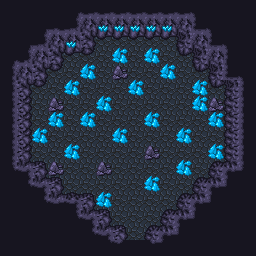

A level layout from a 2D game, rendered from its tile map. Below: a short description, then the map file with tile-grid data replaced by summaries:
An orthogonal 32x32 tile map with 8x8 px tiles, 2 tile layers (BG, FG), 2 hidden layers not drawn, 4 tilesets and 29 objects (29x Event).

<map version="1.5" tiledversion="1.5.0" orientation="orthogonal" renderorder="right-down" width="32" height="32" tilewidth="8" tileheight="8" infinite="0" nextlayerid="7" nextobjectid="30">
 <properties>
  <property name="Flags" value="" />
  <property name="Max Steps" type="int" value="0" />
  <property name="Min Steps" type="int" value="0" />
  <property name="On Load Event">ifHasItem("helmet", "Miner's")
  changeSprite("Benjamin", 33)
endIf</property>
  <property name="music" value="labyrinth" />
 </properties>
 <tileset firstgid="1" source="../../../Tiled/grid.tsx" />
 <tileset firstgid="2" source="../../../tilesets/cavern2.tsx" />
 <tileset firstgid="130" source="../../../Tiled/sprites.tsx" />
 <tileset firstgid="386" source="../../../Tiled/passability.tsx" />
 <layer id="1" name="BG" width="32" height="32">
  <data>[1024 cells, 1024 non-empty, 66 distinct tile ids]</data>
 </layer>
 <objectgroup id="2" name="Events" offsetx="0" offsety="4">
  <object id="1" name="Benjamin" type="Event" gid="161" x="128" y="96" width="16" height="24">
   <properties>
    <property name="Flags: Button" type="bool" value="true" />
    <property name="Script">ifHasItem("helmet", "Miner's")
  showDialog("__PLAYER__")
  showMessage("REST IN PEACE YOU FOOL!")
else
  showDialog("Benjamin")
              #123456789012345678901234
  showMessage("YOU THINK YOU CAN COME__",
              "HERE AND TAKE WHAT'S____",
              "RIGHTFULLY MINE!________")
  showDialog("__PLAYER__")
  showMessage("Calm down Benjamin I'm__",
              "not taking anything from",
              "you. The others said you",
              "were trapped down here._")
  showDialog("Benjamin")
  showMessage("HAHA! THAT WAS MY DOING.",
              "CAN YOU SMELL ALL THOSE_",
              "CRYSTALS? THEY'RE ALL___",
              "MINE SO GET OUT NOW!____")
  showDialog("__PLAYER__")
  showMessage("I do smell something..._")
  showDialog("__PLAYER__")
  showMessage("Oh no!__________________")
  showDialog("Benjamin")
  showMessage("LEAVE MY CRYSTALS ALONE_",
              "AND GET OUT OF HERE!!!__")
  showDialog("__PLAYER__")
  showMessage("YOU CAN'T HAVE THEM.____",
              "EVEN IF I HAVE TO PRY___",
              "THEM FROM YOUR COLD DEAD",
              "FINGERS!!!______________")
  showDialog("Benjamin")
  showMessage("YOU WANT A PIECE OF ME?_")
  battle("Benjamin", "cavern", "battleFinal")
  changeSprite(this, 33)
  changeEventLocation(this, 8, 6, false)
  playSoundEffect("getItem", false)
  givePlayerItem("helmet", "Miner's")
  showOneLiner("You got a Miner's helmet")
  waitButtons()
  playSoundEffect("quake", false)
  shakeScreen(255, 4)
  showOneLiner("The walls are caving in.")
  waitButtons()
endIf
hideDialog()</property>
   </properties>
  </object>
  <object id="2" name="To floor1" type="Event" gid="385" x="128" y="240" width="16" height="24">
   <properties>
    <property name="Script">hideScreen("maskOut", 1)
teleport("maps/town2/mine/floor1.dat", 13, 62, "up")
showScreen("instant", 1)</property>
   </properties>
  </object>
  <object id="3" name="39" type="Event" gid="385" x="96" y="16" width="16" height="24">
   <properties>
    <property name="Flags: Button" type="bool" value="true" />
    <property name="Script">ifHasItem("helmet", "Miner's")
  ifSwitch(39, OFF)
    playSoundEffect("getItem", false)
    showOneLiner("You found some crystals.")
    givePlayerItem("treasure", "Crystal", 1)
  else
    showOneLiner("There's nothing here.")
  endIf
  waitButtons()
  turnSwitchOn(39)
else
  showDialog("Benjamin")
  showMessage("DON'T TOUCH MY CRYSTALS!")
endIf
hideDialog()</property>
   </properties>
  </object>
  <object id="4" name="40" type="Event" gid="385" x="112" y="16" width="16" height="24">
   <properties>
    <property name="Flags: Button" type="bool" value="true" />
    <property name="Script">ifHasItem("helmet", "Miner's")
  ifSwitch(40, OFF)
    playSoundEffect("getItem", false)
    showOneLiner("You found some crystals.")
    givePlayerItem("treasure", "Crystal", 1)
  else
    showOneLiner("There's nothing here.")
  endIf
  waitButtons()
  turnSwitchOn(40)
else
  showDialog("Benjamin")
  showMessage("DON'T TOUCH MY CRYSTALS!")
endIf
hideDialog()</property>
   </properties>
  </object>
  <object id="5" name="41" type="Event" gid="385" x="128" y="16" width="16" height="24">
   <properties>
    <property name="Flags: Button" type="bool" value="true" />
    <property name="Script">ifHasItem("helmet", "Miner's")
  ifSwitch(41, OFF)
    playSoundEffect("getItem", false)
    showOneLiner("You found some crystals.")
    givePlayerItem("treasure", "Crystal", 1)
  else
    showOneLiner("There's nothing here.")
  endIf
  waitButtons()
  turnSwitchOn(41)
else
  showDialog("Benjamin")
  showMessage("DON'T TOUCH MY CRYSTALS!")
endIf
hideDialog()</property>
   </properties>
  </object>
  <object id="6" name="42" type="Event" gid="385" x="144" y="16" width="16" height="24">
   <properties>
    <property name="Flags: Button" type="bool" value="true" />
    <property name="Script">ifHasItem("helmet", "Miner's")
  ifSwitch(42, OFF)
    playSoundEffect("getItem", false)
    showOneLiner("You found some crystals.")
    givePlayerItem("treasure", "Crystal", 1)
  else
    showOneLiner("There's nothing here.")
  endIf
  waitButtons()
  turnSwitchOn(42)
else
  showDialog("Benjamin")
  showMessage("DON'T TOUCH MY CRYSTALS!")
endIf
hideDialog()</property>
   </properties>
  </object>
  <object id="7" name="43" type="Event" gid="385" x="160" y="16" width="16" height="24">
   <properties>
    <property name="Flags: Button" type="bool" value="true" />
    <property name="Script">ifHasItem("helmet", "Miner's")
  ifSwitch(43, OFF)
    playSoundEffect("getItem", false)
    showOneLiner("You found some crystals.")
    givePlayerItem("treasure", "Crystal", 1)
  else
    showOneLiner("There's nothing here.")
  endIf
  waitButtons()
  turnSwitchOn(43)
else
  showDialog("Benjamin")
  showMessage("DON'T TOUCH MY CRYSTALS!")
endIf
hideDialog()</property>
   </properties>
  </object>
  <object id="8" name="44" type="Event" gid="385" x="64" y="32" width="16" height="24">
   <properties>
    <property name="Flags: Button" type="bool" value="true" />
    <property name="Script">ifHasItem("helmet", "Miner's")
  ifSwitch(44, OFF)
    playSoundEffect("getItem", false)
    showOneLiner("You found some crystals.")
    givePlayerItem("treasure", "Crystal", 1)
  else
    showOneLiner("There's nothing here.")
  endIf
  waitButtons()
  turnSwitchOn(44)
else
  showDialog("Benjamin")
  showMessage("DON'T TOUCH MY CRYSTALS!")
endIf
hideDialog()</property>
   </properties>
  </object>
  <object id="9" name="45" type="Event" gid="385" x="112" y="48" width="16" height="24">
   <properties>
    <property name="Flags: Button" type="bool" value="true" />
    <property name="Script">ifHasItem("helmet", "Miner's")
  ifSwitch(45, OFF)
    playSoundEffect("getItem", false)
    showOneLiner("You found some crystals.")
    givePlayerItem("treasure", "Crystal", 2)
  else
    showOneLiner("There's nothing here.")
  endIf
  waitButtons()
  turnSwitchOn(45)
else
  showDialog("Benjamin")
  showMessage("DON'T TOUCH MY CRYSTALS!")
endIf
hideDialog()</property>
   </properties>
  </object>
  </objectgroup>
 <layer id="3" name="FG" width="32" height="32">
  <data>[1024 cells, 4 non-empty, 1 distinct tile ids]</data>
 </layer>
 <objectgroup id="4" name="Regions" visible="0" />
 <layer id="5" name="Passability" width="32" height="32" visible="0">
  <data>[1024 cells, 83 non-empty, 1 distinct tile ids]</data>
 </layer>
 <layer id="6" name="Grid" width="32" height="32" visible="0">
  <data>[1024 cells, 256 non-empty, 1 distinct tile ids]</data>
 </layer>
</map>
<!-- 20 of 29 objects omitted -->